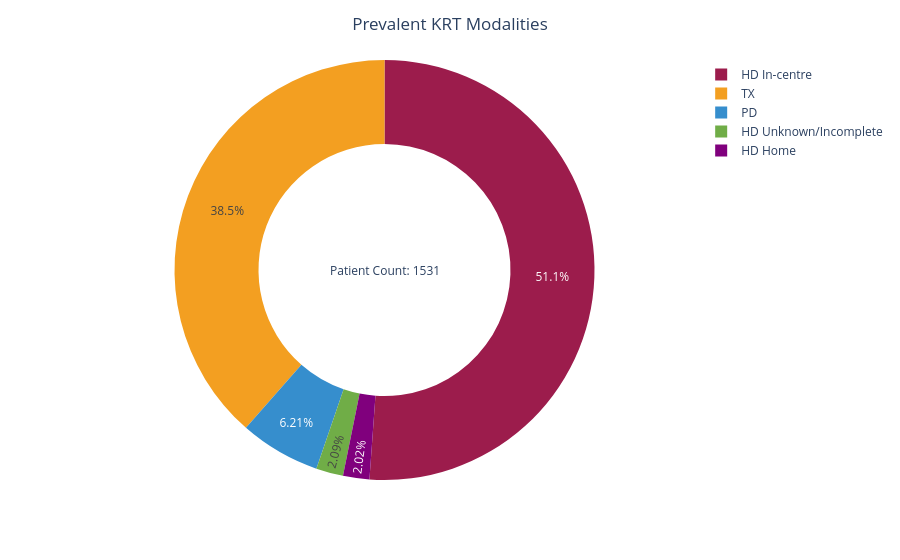

Notebook code cell kept with this figure:
### Code cell
display(Markdown(dialysis_descriptions["PREVALENT_HOME_THERAPIES"]))
centre_text = f'Patient Count: {dialysis_stats.units[satunit].prevalent_home_therapies.metadata.population_size}'

prev_patients = px.pie(
    names = dialysis_stats.units[satunit].prevalent_home_therapies.data.x,
    values = dialysis_stats.units[satunit].prevalent_home_therapies.data.y,
    hole=0.6,
    color = label_colors.keys(),
    color_discrete_map = label_colors,
)
prev_patients.add_annotation(
    dict(x=0.5, y=0.5,  align='center',showarrow = False,text=centre_text)
)
prev_patients.update_layout(title_text=dialysis_stats.units[satunit].prevalent_home_therapies.metadata.title, title_x=0.5)
prev_patients.show("png")

### Figure 1 — Plotly figure (JSON) as saved in the notebook; plotly's stock layout.template omitted (floating-point values rounded to 4 significant figures)
{"data": [{"customdata": [["HD Home"], ["HD In-centre"], ["HD Unknown/Incomplete"], ["PD"], ["TX"]], "domain": {"x": [0, 1], "y": [0, 1]}, "hole": 0.6, "hovertemplate": "label=%{label}<br>value=%{value}<br>color=%{customdata[0]}<extra></extra>", "labels": ["HD Home", "HD In-centre", "HD Unknown/Incomplete", "PD", "TX"], "legendgroup": "", "marker": {"colors": ["rgb(128,0,125)", "rgb(156,28,76)", "rgb(112,173,71)", "rgb(54,142,205)", "rgb(243,159,33)"]}, "name": "", "showlegend": true, "type": "pie", "values": [31, 783, 32, 95, 590]}], "layout": {"annotations": [{"align": "center", "showarrow": false, "text": "Patient Count: 1531", "x": 0.5, "y": 0.5}], "legend": {"tracegroupgap": 0}, "margin": {"t": 60}, "title": {"text": "Prevalent KRT Modalities", "x": 0.5}}}
